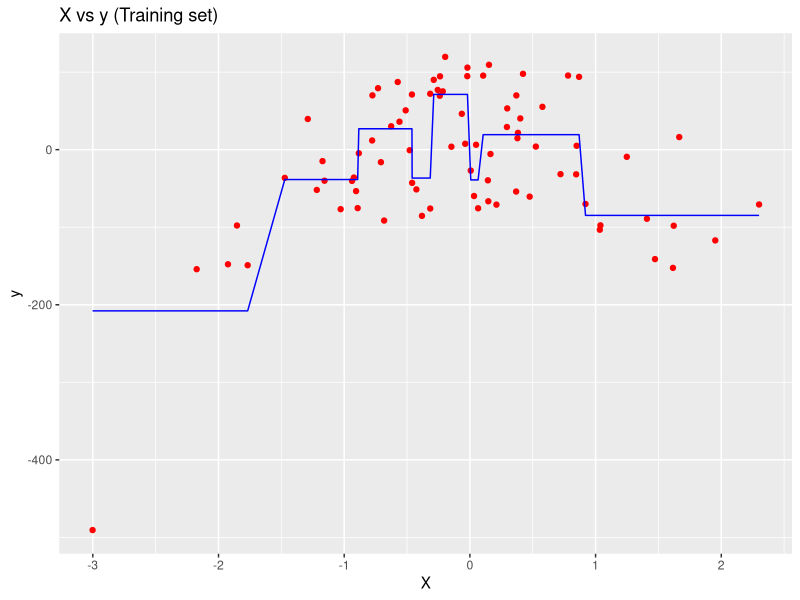
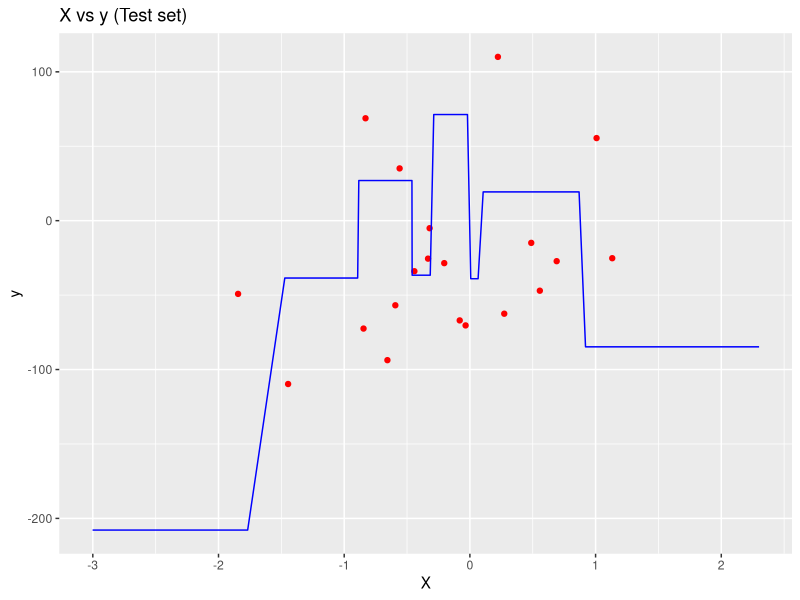

Recreate these plots in R, in order.

RMSE = function(a, b){
  sqrt(mean((a - b)^2))
}
# Import the dataset
dataset = read.csv('polyRegression.csv')
print(colnames(dataset))

dataset <- dataset[,-1]
print(colnames(dataset))

# Splitting the dataset 
library(caTools)
split = sample.split(dataset$X, SplitRatio = 0.8)
training_set = subset(dataset, split == TRUE)
test_set = subset(dataset, split == FALSE)


# Regressor
# install.packages('rpart')
library(rpart)
regressor = rpart(formula = y ~ .,
                  data = training_set,
                  control = rpart.control(minsplit = (0.1*dim(dataset)[1])))
# Predicting
y_pred = predict(regressor, newdata = test_set)


# Visualising superdatascience.com
library(ggplot2)
ggplot() +
  geom_point(aes(x = training_set$X, y = training_set$y),
             colour = 'red') +
  geom_line(aes(x = training_set$X, y = predict(regressor, newdata = training_set)),
            colour = 'blue') +
  ggtitle('X vs y (Training set)') +
  xlab('X') +
  ylab('y')

# Visualising superdatascience.com
library(ggplot2)
ggplot() +
  geom_point(aes(x = test_set$X, y = test_set$y),
             colour = 'red') +
  geom_line(aes(x = training_set$X, y = predict(regressor, newdata = training_set)),
            colour = 'blue') +
  ggtitle('X vs y (Test set)') +
  xlab('X') +
  ylab('y')


RMSE(test_set$y, y_pred)
